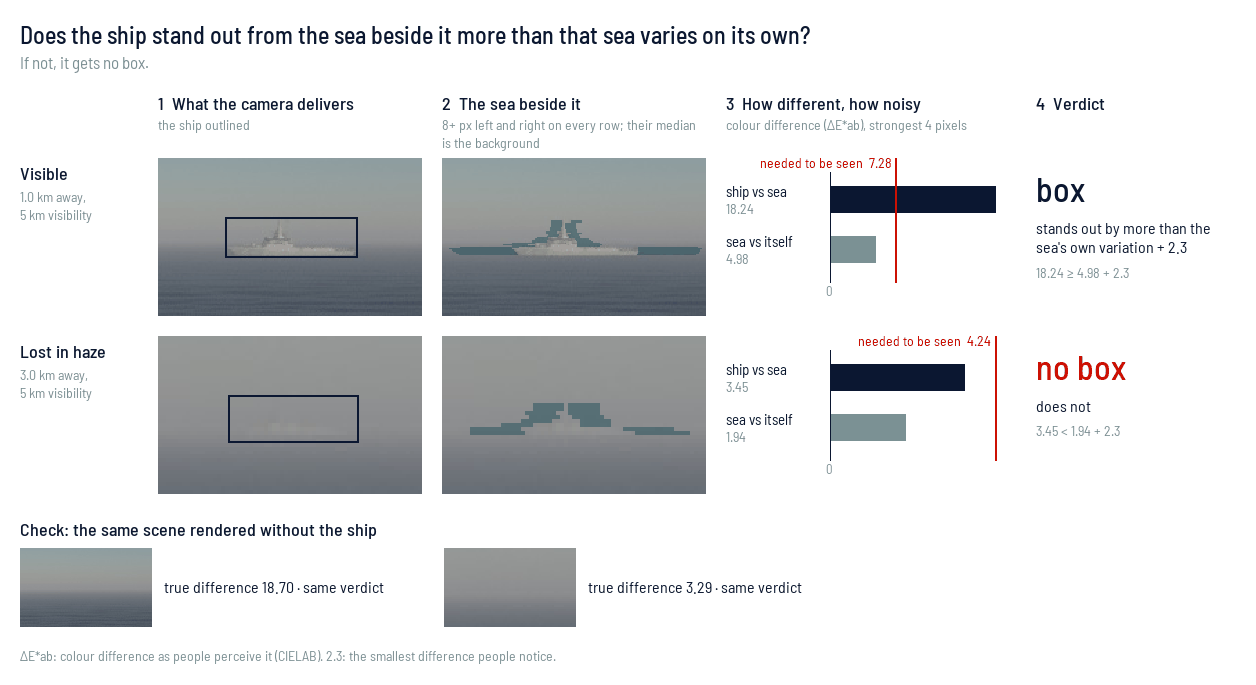

This figure's Python source:
"""docs/outputs.md's figure: how labels.json drops a target too faint to see, checked
against the scene rendered without it.

uv run python -m docs.visibility docs/visibility.png
"""

import sys
import tempfile
from pathlib import Path
from typing import NamedTuple

import bpy
import numpy as np
from PIL import Image, ImageDraw

from docs.brand import FOCUS_RED, NIGHT_BLUE, OCEAN_TEAL, SKY_GREY, font
from seascape import labels, render, scene
from seascape.config import load

SCENARIO = Path(__file__).with_name("visibility.toml")
TILE_PX = (264, 158)
PAD_PX = 20
# Column widths: row label, frame, flanks, bars, verdict.
COLUMNS_PX = (118, TILE_PX[0], TILE_PX[0], 290, 200)
JND = labels.JND_DELTA_E
STEPS = [
    ("1  What the camera delivers", "the ship outlined"),
    (
        "2  The sea beside it",
        f"{labels.FLANK_PX}+ px left and right on every row; their median is the "
        "background",
    ),
    (
        "3  How different, how noisy",
        f"colour difference (ΔE*ab), strongest {labels.RICCO_PX} pixels",
    ),
    ("4  Verdict", ""),
]
HEADLINE = (
    "Does the ship stand out from the sea beside it more than that sea varies on its "
    "own?"
)
LEGEND = (
    "ΔE*ab: colour difference as people perceive it (CIELAB). "
    f"{JND}: the smallest difference people notice."
)


class Example(NamedTuple):
    crop: np.ndarray  # the frame around the ship
    without: np.ndarray  # the same, rendered without it
    mask: np.ndarray
    beside: np.ndarray
    ship: float  # labels.ricco of the ship's ΔE*ab
    sea: float  # labels.clutter of the flanks'
    seen: bool
    truth: float  # labels.ricco of the ship's ΔE*ab against the render without it
    range_m: float


def shots(out: Path) -> tuple[np.ndarray, np.ndarray, np.ndarray, dict[int, float]]:
    """As `seascape render` renders it: the EO frame, the same with every target
    hidden, the object-index pass, all top row first, and each target's range by pass
    index.

    Hidden rather than removed: the hulls can set the far clip, which the haze spans.
    """
    scenario = load(SCENARIO)
    (mount,) = (m for m in scenario.mounts if m.camera.band == "eo")
    built = scene.build(scenario, "eo")
    render._index_output(out).file_name = "eo."
    camera = built.cameras[mount.name]
    sc = bpy.context.scene
    sc.camera = camera
    anchors = [anchor for group in built.targets.values() for anchor in group]

    def shot(name: str) -> np.ndarray:
        sc.render.filepath = str(out / name)
        bpy.ops.render.render(write_still=True)
        return render._frame(out / f"{name}.{scenario.outputs.format}")

    frame = shot("with")
    index = np.rint(render._pixels(out / "eo.index.exr")[::-1, :, 0]).astype(int)
    for anchor in anchors:
        for part in [anchor, *anchor.children_recursive]:
            part.hide_render = True
    without = shot("without")
    at = camera.matrix_world.translation
    ranges = {
        a.pass_index: (a.matrix_world.translation - at).xy.length for a in anchors
    }
    return frame, without, index, ranges


def window(mask: np.ndarray) -> tuple[slice, slice]:
    """Around the ship and its flanks, in the tiles' aspect."""
    ys, xs = np.nonzero(mask)
    span = np.ptp(xs) + 1
    aspect = TILE_PX[0] / TILE_PX[1]
    w = max(span + 2 * labels.flank_px(span) + 8, (np.ptp(ys) + 1 + 16) * aspect)
    h = w / aspect
    cx, cy = (xs.min() + xs.max()) / 2, (ys.min() + ys.max()) / 2
    x0, y0 = max(round(cx - w / 2), 0), max(round(cy - h / 2), 0)
    return slice(y0, y0 + round(h)), slice(x0, x0 + round(w))


def example(
    frame: np.ndarray, without: np.ndarray, index: np.ndarray, p: int, range_m: float
) -> Example:
    lab = labels.cielab(frame)
    mask = index == p
    beside = labels.flanks(index, p)
    behind = labels.background(lab, mask, beside)
    if behind is None:
        raise ValueError(f"target {p} has no background to show")
    ship = labels.ricco(np.linalg.norm(lab[mask] - behind[mask], axis=1))
    texture = np.linalg.norm(lab[beside] - behind[beside], axis=1)
    sea = labels.clutter(texture, int(mask.sum()))
    seen = labels.visible(index, frame, p)
    # The figure's arithmetic and the rule must not drift apart.
    if seen != (ship >= labels.JND_DELTA_E + sea):
        raise ValueError("labels.visible disagrees with its parts")
    truth = labels.ricco(
        np.linalg.norm(lab[mask] - labels.cielab(without)[mask], axis=1)
    )
    crop = window(mask)
    return Example(
        frame[crop],
        without[crop],
        mask[crop],
        beside[crop],
        ship,
        sea,
        seen,
        truth,
        range_m,
    )


def tile(rgb: np.ndarray, size: tuple[int, int] = TILE_PX) -> Image.Image:
    return Image.fromarray(rgb).resize(size, Image.Resampling.NEAREST)


def outlined(e: Example) -> Image.Image:
    img = tile(e.crop)
    ys, xs = np.nonzero(e.mask)
    sx, sy = TILE_PX[0] / e.mask.shape[1], TILE_PX[1] / e.mask.shape[0]
    box = [(xs.min() - 2) * sx, (ys.min() - 2) * sy, (xs.max() + 3) * sx]
    ImageDraw.Draw(img).rectangle(
        [*box, (ys.max() + 3) * sy], outline=NIGHT_BLUE, width=2
    )
    return img


def flanked(e: Example) -> Image.Image:
    teal = np.array(Image.new("RGB", (1, 1), OCEAN_TEAL))[0, 0]
    shaded = e.crop.astype(float)
    shaded[e.beside] = 0.6 * shaded[e.beside] + 0.4 * teal
    return tile(shaded.round().astype(np.uint8))


def wrap(draw: ImageDraw.ImageDraw, text: str, size: int, width: int) -> str:
    lines = [""]
    for word in text.split():
        line = f"{lines[-1]} {word}".strip()
        if lines[-1] and draw.textlength(line, font=font(size)) > width:
            lines.append(word)
        else:
            lines[-1] = line
    return "\n".join(lines)


def bars(e: Example) -> Image.Image:
    """Both differences on one axis from zero, and the red rule a ship must pass."""
    w, h = COLUMNS_PX[3], TILE_PX[1]
    img = Image.new("RGB", (w, h), "white")
    draw = ImageDraw.Draw(img)
    zero, need = 104, e.sea + JND
    top = 1.1 * max(e.ship, need)

    def x(value: float) -> float:
        return zero + (w - zero - 4) * value / top

    for i, (name, value, colour) in enumerate(
        (("ship vs sea", e.ship, NIGHT_BLUE), ("sea vs itself", e.sea, SKY_GREY))
    ):
        y = 24 + 50 * i
        draw.text((0, y), name, fill=NIGHT_BLUE, font=font(15))
        draw.text((0, y + 18), f"{value:.2f}", fill=SKY_GREY, font=font(14))
        draw.rectangle([zero, y + 4, max(x(value), zero + 1), y + 30], fill=colour)
    draw.line([zero, 14, zero, 124], fill=NIGHT_BLUE, width=1)
    draw.text((zero, 128), "0", fill=SKY_GREY, font=font(13), anchor="mt")
    rule = x(need)
    draw.line([rule, 0, rule, 124], fill=FOCUS_RED, width=2)
    label = f"needed to be seen  {need:.2f}"
    if rule + 4 + draw.textlength(label, font=font(14)) > w:
        draw.text((rule - 4, 0), label, fill=FOCUS_RED, font=font(14), anchor="rt")
    else:
        draw.text((rule + 4, 0), label, fill=FOCUS_RED, font=font(14), anchor="lt")
    return img


def verdict(e: Example) -> Image.Image:
    w = COLUMNS_PX[4]
    img = Image.new("RGB", (w, TILE_PX[1]), "white")
    draw = ImageDraw.Draw(img)
    draw.text(
        (0, 10),
        "box" if e.seen else "no box",
        fill=NIGHT_BLUE if e.seen else FOCUS_RED,
        font=font(34, "Medium"),
    )
    words = (
        f"stands out by more than the sea's own variation + {JND}"
        if e.seen
        else "does not"
    )
    text = wrap(draw, words, 16, w)
    draw.multiline_text((0, 60), text, fill=NIGHT_BLUE, font=font(16), spacing=3)
    bottom = draw.multiline_textbbox((0, 60), text, font=font(16), spacing=3)[3]
    sign = "≥" if e.seen else "<"
    draw.text(
        (0, bottom + 10),
        f"{e.ship:.2f} {sign} {e.sea:.2f} + {JND}",
        fill=SKY_GREY,
        font=font(14),
    )
    return img


def main(out: Path) -> None:
    with tempfile.TemporaryDirectory() as tmp:
        frame, without, index, ranges = shots(Path(tmp))
    examples = [example(frame, without, index, p, r) for p, r in sorted(ranges.items())]
    haze_km = load(SCENARIO).sky.visibility_km
    xs = np.cumsum([PAD_PX, *(c + PAD_PX for c in COLUMNS_PX)])
    width = int(xs[-1])
    sheet = Image.new("RGB", (width, 2000), "white")
    draw = ImageDraw.Draw(sheet)
    y = PAD_PX
    draw.text((PAD_PX, y), HEADLINE, fill=NIGHT_BLUE, font=font(24, "Medium"))
    y += 32
    draw.text((PAD_PX, y), "If not, it gets no box.", fill=SKY_GREY, font=font(17))
    y += 40
    for x, (title, caption), column in zip(
        xs[1:-1], STEPS, COLUMNS_PX[1:], strict=True
    ):
        draw.text((x, y), title, fill=NIGHT_BLUE, font=font(18, "Medium"))
        draw.multiline_text(
            (x, y + 24), wrap(draw, caption, 14, column), fill=SKY_GREY, font=font(14)
        )
    y += 66
    for e in examples:
        draw.text(
            (PAD_PX, y + 4),
            "Visible" if e.seen else "Lost in haze",
            fill=NIGHT_BLUE,
            font=font(18, "Medium"),
        )
        draw.multiline_text(
            (PAD_PX, y + 30),
            f"{e.range_m / 1000:.1f} km away,\n{haze_km:g} km visibility",
            fill=SKY_GREY,
            font=font(14),
        )
        panels = (outlined(e), flanked(e), bars(e), verdict(e))
        for x, panel in zip(xs[1:-1], panels, strict=True):
            sheet.paste(panel, (int(x), y))
        y += TILE_PX[1] + PAD_PX
    y += 4
    draw.text(
        (PAD_PX, y),
        "Check: the same scene rendered without the ship",
        fill=NIGHT_BLUE,
        font=font(18, "Medium"),
    )
    y += 30
    small = (TILE_PX[0] // 2, TILE_PX[1] // 2)
    x = PAD_PX
    for e in examples:
        sheet.paste(tile(e.without, small), (x, y))
        same = (e.truth >= JND + e.sea) == e.seen
        text = f"true difference {e.truth:.2f} · " + (
            "same verdict" if same else "a different verdict"
        )
        draw.text(
            (x + small[0] + 12, y + small[1] // 2),
            text,
            fill=NIGHT_BLUE,
            font=font(16),
            anchor="lm",
        )
        x += small[0] + 12 + int(draw.textlength(text, font=font(16))) + 3 * PAD_PX
    y += small[1] + PAD_PX
    draw.text((PAD_PX, y), LEGEND, fill=SKY_GREY, font=font(14))
    y += 18 + PAD_PX
    sheet = sheet.crop((0, 0, width, y))
    sheet.quantize(256, dither=Image.Dither.NONE).save(out, optimize=True)


if __name__ == "__main__":
    main(Path(sys.argv[1]))
